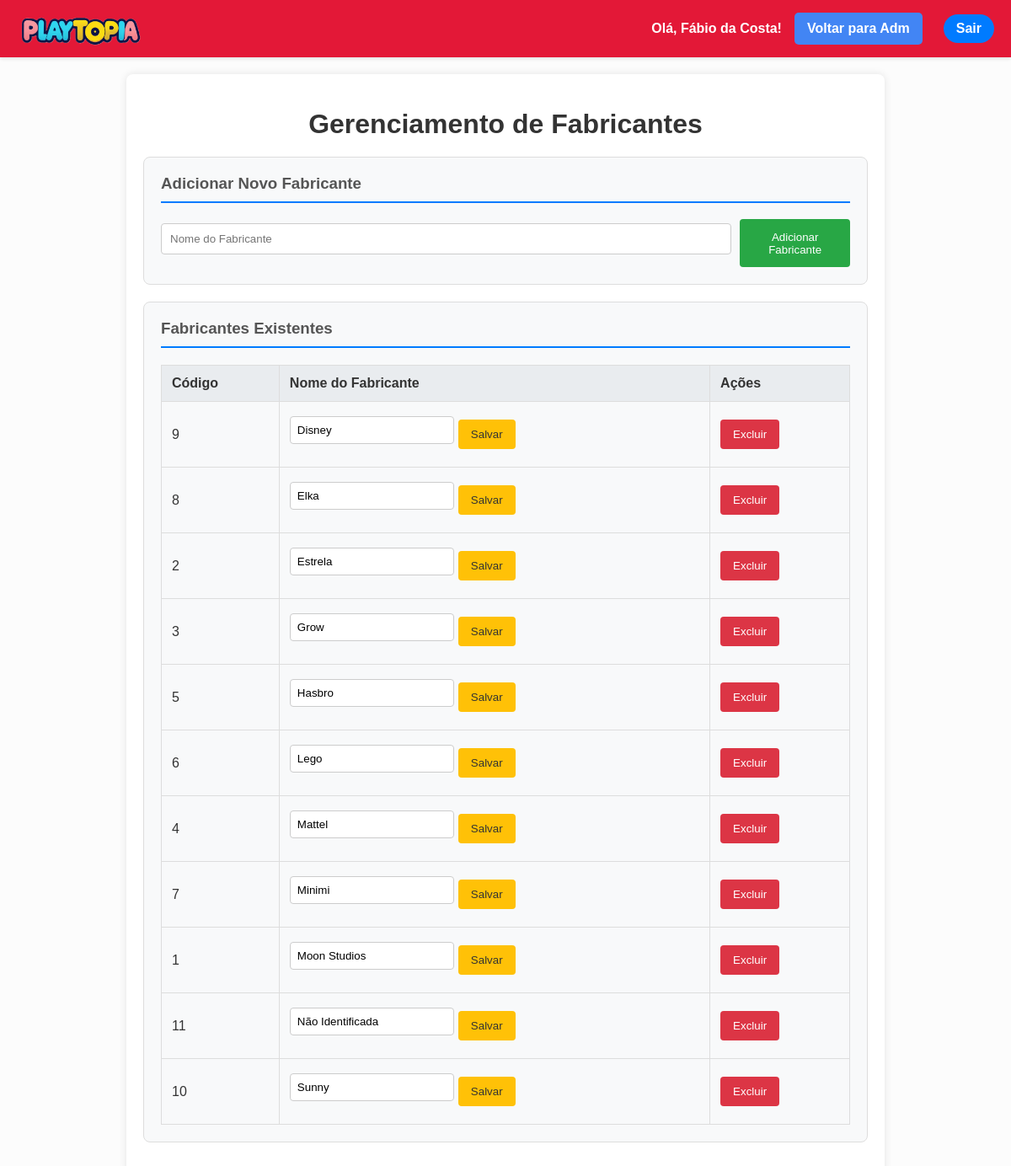
The app's page /loja_brinquedos/gerenciar_fabricantes.php (signed in) with its own data.
### tables this page shows
CREATE TABLE IF NOT EXISTS `fabricante` (
  `codigo` int(5) NOT NULL AUTO_INCREMENT,
  `nome` varchar(100) NOT NULL,
  PRIMARY KEY (`codigo`),
  UNIQUE KEY `nome` (`nome`)
);

### loja_brinquedos/gerenciar_fabricantes.php (the view, shortened to what this page needs)
<?php
require_once "db_connection.php";
$sql_fabricantes = "SELECT codigo, nome FROM fabricante ORDER BY nome ASC";
$result_fabricantes = $conn->query($sql_fabricantes);
$fabricantes = $result_fabricantes->fetch_all(MYSQLI_ASSOC);
?>
<!DOCTYPE html>
<html lang="pt-BR">
<head>
    <link rel="stylesheet" href="styles.css">
</head>
<body>
<div class="header">
    <a href="loja.php" id="logo-link">
        <img src="logo.png" alt="Logo da Playtopia" class="logo-loja-adm">
    </a>
    <div class="user-actions">
        <span class="welcome-message">Olá, <?php echo htmlspecialchars($_SESSION['user_name']); ?>!</span>
        <a href="administracao.php" class="admin-btn">Voltar para Adm</a>
        <a href="logout.php" class="logout-btn">Sair</a>
    </div>
</div>
<div class="container-adm">
    <h1>Gerenciamento de Fabricantes</h1>
    <div class="card-adm">
        <h3>Adicionar Novo Fabricante</h3>
        <form method="post" action="gerenciar_fabricantes.php" class="form-adm add-form">
            <input type="text" name="nome_novo_fabricante" placeholder="Nome do Fabricante" required>
            <button type="submit" name="adicionar_fabricante" class="btn-adm btn-add">Adicionar Fabricante</button>
        </form>
    </div>
    <div class="card-adm">
        <h3>Fabricantes Existentes</h3>
        <?php if (!empty($fabricantes)): ?>
            <table class="table-adm">
                <thead>
                    <tr>
                        <th>Código</th>
                        <th>Nome do Fabricante</th>
                        <th>Ações</th>
                    </tr>
                </thead>
                <tbody>
                    <?php foreach ($fabricantes as $fabricante): ?>
                        <tr>
                            <td><?php echo htmlspecialchars($fabricante['codigo']); ?></td>
                            <td>
                                <form method="post" action="gerenciar_fabricantes.php" class="inline-form edit-form">
                                    <input type="text" name="nome_editar" value="<?php echo htmlspecialchars($fabricante['nome']); ?>" required>
                                    <button type="submit" name="editar_fabricante" class="btn-adm btn-edit">Salvar</button>
                                </form>
                            </td>
                            <td>
                                <form method="post" action="gerenciar_fabricantes.php" class="inline-form delete-form" onsubmit="return confirm('Tem certeza que deseja excluir este fabricante?');">
                                    <button type="submit" name="excluir_fabricante" class="btn-adm btn-delete">Excluir</button>
                                </form>
                            </td>
                        </tr>
                    <?php endforeach; ?>
                </tbody>
            </table>
        <?php else: ?>
            <p>Nenhum fabricante cadastrado.</p>
        <?php endif; ?>
    </div>
</div>
</body>
</html>

### loja_brinquedos/styles.css (style rules this page uses)
.header { background-color: var(--primary-color); padding: 20px; box-shadow: 0 2px 4px rgba(0, 0, 0, 0.1); display: flex; justify-content: space-between; align-items: center; position: sticky; top: 0; z-index: 1000; flex-wrap: wrap; gap: 10px; }
.logo-loja-adm { height: 150px; width: auto; position: fixed; top: -35px; }
.user-actions { display: flex; align-items: center; gap: 15px; }
.welcome-message { font-weight: bold; color: #555; }
.login-btn, .logout-btn { text-decoration: none; color: #fff; background-color: #4285f4; padding: 8px 15px; border-radius: 20px; transition: background-color 0.3s; }
.admin-btn { background-color: #4285f4; color: white; padding: 10px 15px; text-decoration: none; border-radius: 5px; margin-right: 10px; transition: background-color 0.3s; }
.add-form input, .add-form textarea, .add-form select { width: 100%; padding: 8px; margin-top: 5px; margin-bottom: 15px; border: 1px solid #ccc; border-radius: 4px; }
.welcome-message { font-weight: bold; color: #333; }
.login-btn, .logout-btn { text-decoration: none; color: #fff; background-color: #007bff; padding: 8px 12px; border-radius: 5px; transition: background-color 0.3s; }
.container-adm { max-width: 900px; margin: 20px auto; padding: 20px; background-color: #fff; box-shadow: 0 0 10px rgba(0, 0, 0, 0.1); border-radius: 8px; }
.container-adm h1 { text-align: center; color: #333; margin-bottom: 20px; }
.card-adm { background-color: #f8f9fa; border: 1px solid #ddd; border-radius: 8px; padding: 20px; margin-bottom: 20px; }
.card-adm h3 { margin-top: 0; color: #555; border-bottom: 2px solid #007bff; padding-bottom: 10px; }
.form-adm { display: flex; gap: 10px; }
.form-adm input[type="text"] { flex-grow: 1; padding: 10px; border: 1px solid #ccc; border-radius: 4px; }
.btn-adm { padding: 10px 15px; border: none; border-radius: 4px; color: #fff; cursor: pointer; transition: background-color 0.3s; }
.btn-add { background-color: #28a745; }
.table-adm { width: 100%; border-collapse: collapse; margin-top: 20px; }
.table-adm th, .table-adm td { border: 1px solid #ddd; padding: 12px; text-align: left; }
.table-adm th { background-color: #e9ecef; }
.inline-form { display: inline-flex; gap: 5px; align-items: center; }
.inline-form input[type="text"] { padding: 8px; border: 1px solid #ccc; border-radius: 4px; }
.btn-edit { background-color: #ffc107; color: #333; }
.btn-delete { background-color: #dc3545; }
.admin-btn { text-decoration: none; color: #fff; background-color: #6c757d; padding: 8px 12px; border-radius: 5px; transition: background-color 0.3s; }
html { scrollbar-width: thin; scrollbar-color: #e31837 #f1f1f1; }
body { font-family: Arial, sans-serif; margin: 0; padding: 0; background-color: #fcfcfc; color: #333; }
.header a { color: #fff; text-decoration: none; font-weight: bold; transition: color 0.3s ease; }
:root { --primary-color: #e31837; --secondary-color: #ffde00; --accent-color: #007bff; --text-color: #333333; --light-bg: #ffffff; --light-gray: #f0f2f5; }
html { box-sizing: border-box; overflow-x: hidden; }
*, *:before, *:after { box-sizing: inherit; }
.header { background-color: var(--primary-color); color: var(--light-bg); padding: 15px 20px; box-shadow: 0 2px 4px rgba(0, 0, 0, 0.1); display: flex; justify-content: space-between; align-items: center; position: sticky; top: 0; z-index: 1000; flex-wrap: wrap; gap: 15px; }
.user-actions a, .welcome-message { color: var(--light-bg); font-weight: bold; text-decoration: none; }
.login-btn, .logout-btn { text-decoration: none; color: var(--light-bg); background-color: var(--accent-color); padding: 8px 15px; border-radius: 20px; transition: background-color 0.3s; }
.admin-btn { background-color: #4285f4; color: var(--light-bg); padding: 10px 15px; text-decoration: none; border-radius: 5px; margin-right: 10px; transition: background-color 0.3s; }
.edit-form input[type="text"], .edit-form input[type="number"], .edit-form textarea, .edit-form select, .edit-form input[type="file"] { width: 100%; padding: 8px; margin-top: 5px; margin-bottom: 15px; border: 1px solid #ccc; border-radius: 4px; box-sizing: border-box; }

### records on screen
fabricante: codigo "9", nome_editar "Disney"
fabricante: codigo "8", nome_editar "Elka"
fabricante: codigo "2", nome_editar "Estrela"
fabricante: codigo "3", nome_editar "Grow"
fabricante: codigo "5", nome_editar "Hasbro"
fabricante: codigo "6", nome_editar "Lego"
fabricante: codigo "4", nome_editar "Mattel"
fabricante: codigo "7", nome_editar "Minimi"
fabricante: codigo "1", nome_editar "Moon Studios"
fabricante: codigo "11", nome_editar "Não Identificada"
fabricante: codigo "10", nome_editar "Sunny"

### other values on screen
$_SESSION['user_name'] "Fábio da Costa"
